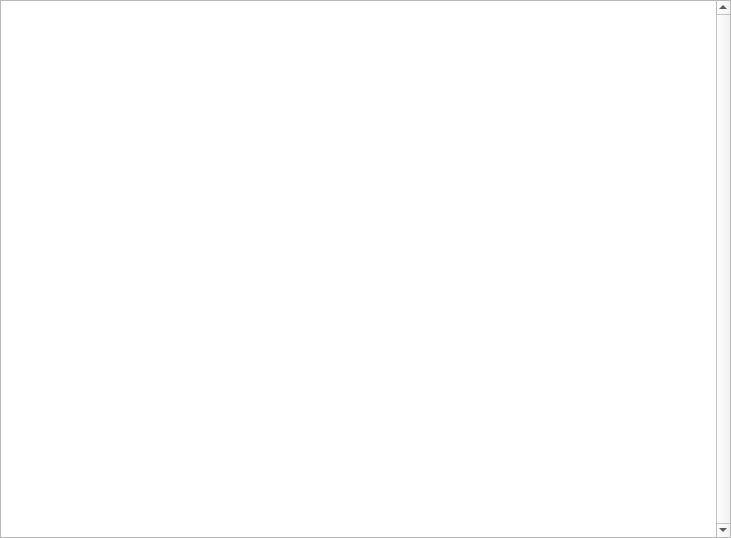
<?xml version="1.0" encoding="UTF-8"?>
<ui version="4.0">
 <class>NotesPage</class>
 <widget class="QWidget" name="NotesPage">
  <property name="geometry">
   <rect>
    <x>0</x>
    <y>0</y>
    <width>731</width>
    <height>538</height>
   </rect>
  </property>
  <layout class="QVBoxLayout" name="verticalLayout">
   <property name="leftMargin">
    <number>0</number>
   </property>
   <property name="topMargin">
    <number>0</number>
   </property>
   <property name="rightMargin">
    <number>0</number>
   </property>
   <property name="bottomMargin">
    <number>0</number>
   </property>
   <item>
    <widget class="QTextEdit" name="noteEditor">
     <property name="verticalScrollBarPolicy">
      <enum>Qt::ScrollBarAlwaysOn</enum>
     </property>
     <property name="tabChangesFocus">
      <bool>true</bool>
     </property>
     <property name="acceptRichText">
      <bool>false</bool>
     </property>
     <property name="textInteractionFlags">
      <set>Qt::LinksAccessibleByKeyboard|Qt::LinksAccessibleByMouse|Qt::TextBrowserInteraction|Qt::TextEditable|Qt::TextEditorInteraction|Qt::TextSelectableByKeyboard|Qt::TextSelectableByMouse</set>
     </property>
    </widget>
   </item>
  </layout>
 </widget>
 <tabstops>
  <tabstop>noteEditor</tabstop>
 </tabstops>
 <resources/>
 <connections/>
</ui>
